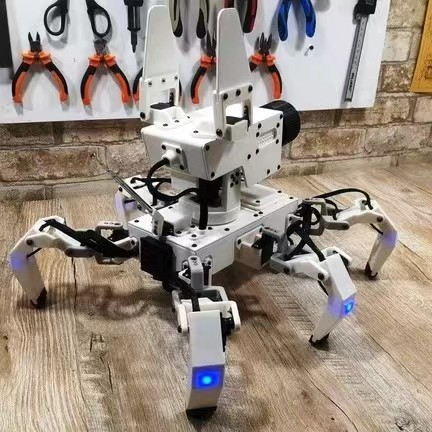
#> input picture Opencv/photo/01.jpg, 432 x 432 px
$ python opencv7.py
#> lines starting #> are read from the running program, lines starting #| are printed output that depends on the picture
""""
    图像的平滑处理 主要介绍了图像的滤波方式
    高频: 图像中变化剧烈的部分
    低频: 图像中变化缓慢 平坦的部分
    根据图像的高低频特征 设置高通和低通滤波器 高通滤波可以检测图像中尖锐变化明显的部分
        低通滤波可以让图像变得平滑 消除噪声干扰
    低通滤波部分 (图像平滑去噪)
    高通部分 (边缘检测)
    主要滤波方式
        线性滤波: 均值滤波 方框滤波 高斯滤波
        非线性滤波: 中值滤波
"""

import cv2
import numpy as np

img = cv2.imread("photo/01.jpg")
#> img is the input picture: shape (432, 432, 3); mean B, G, R 129.1, 140.8, 153.5
# 均值滤波 -----选取指定大小方框内的平均值
blur = cv2.blur(img, (3, 3))
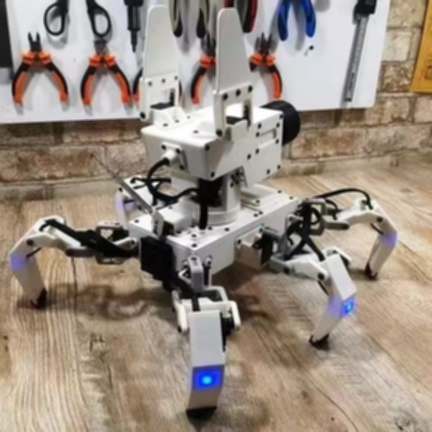
#> blur: shape (432, 432, 3); mean B, G, R 129.1, 140.8, 153.5
# 取 3*3的数据 进行累加均值求和 可以看到下面图片左边噪声明显 右边是用均值滤波平滑处理的结果
res1 = np.hstack((img, blur))
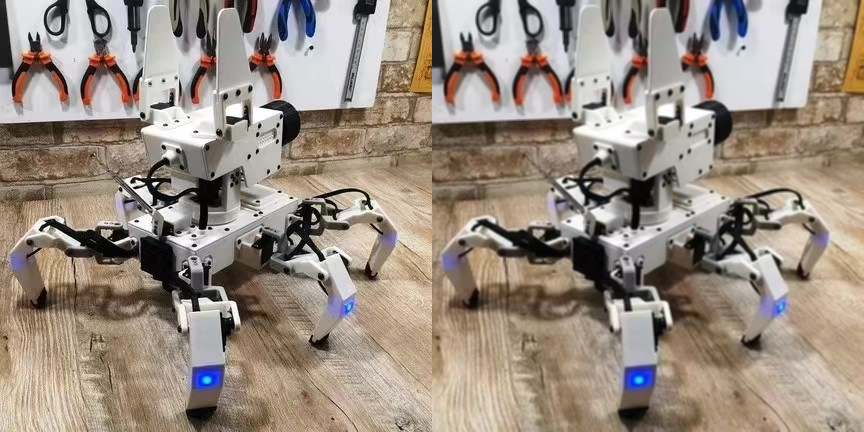
#> res1: shape (432, 864, 3); mean B, G, R 129.1, 140.8, 153.5
# cv2.imshow("res1", res1)


# 方框滤波 -----基本和均值一样 可以选择归一化
# 归一化 (3,3)的9个数加起来/9 是True的情况 和均值滤波基本一样
box1 = cv2.boxFilter(img, -1, (3, 3), normalize=True)
# 不选择归一化 是False的情况 则是不/9 那么容易越界 相加的和如果大于255 则会被定为255(白色)
box2 = cv2.boxFilter(img, -1, (3, 3), normalize=False)
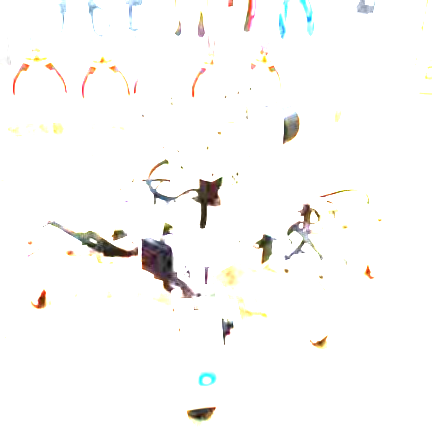
#> box2: shape (432, 432, 3); mean B, G, R 248.5, 249.7, 250.3
res2 = np.hstack((img, box1, box2))
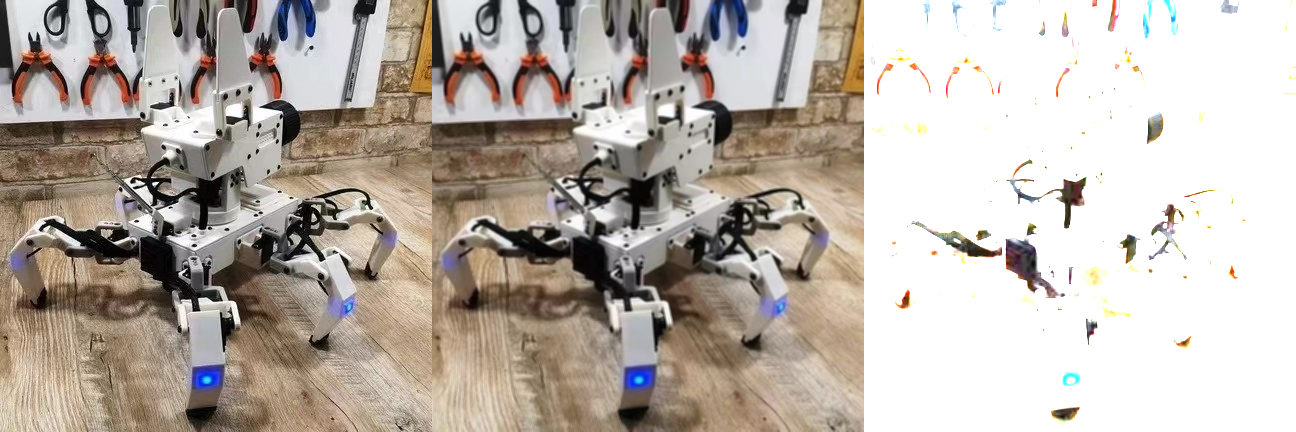
#> res2: shape (432, 1296, 3); mean B, G, R 168.9, 177.1, 185.8
# cv2.imshow("res2", res2)


# 高斯滤波 -----高斯模糊的卷积核里的数值是满足高斯分布的 相当于更重视中间的
aussian = cv2.GaussianBlur(img, (3, 3), 1)
# 在(3*3)中 更重视正离中间更近的 75 113 104 24 的值 给权重0.8 离得比较远的四个角点的值121 78 235 154  给权重0.6
# 计算为 [204 + (121+78+154+235)*0.6 + (75+113+104+24)*0.8]/9
"""
    121  75  78
     24 204 113
    154 104 235
"""
res3 = np.hstack((img, aussian))
# cv2.imshow("res3", res3)


# 中值滤波-----相当于用中间值代替 上面(3*3)里面  24 75 78 104   113  121 154 204 235
# 中值滤波直接选用九个值的中间值 113
median = cv2.medianBlur(img, 5)
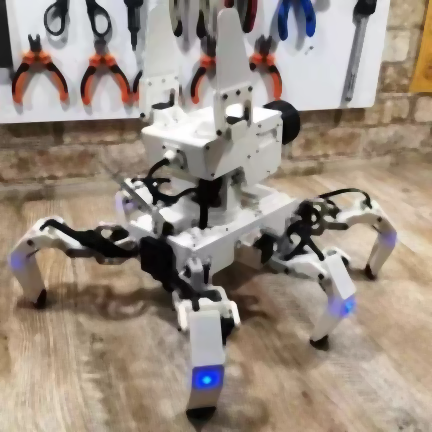
#> median: shape (432, 432, 3); mean B, G, R 129.5, 141.3, 154
res4 = np.hstack((img, median))
# cv2.imshow("res4", res4)

res5 = np.hstack((blur, aussian, median))
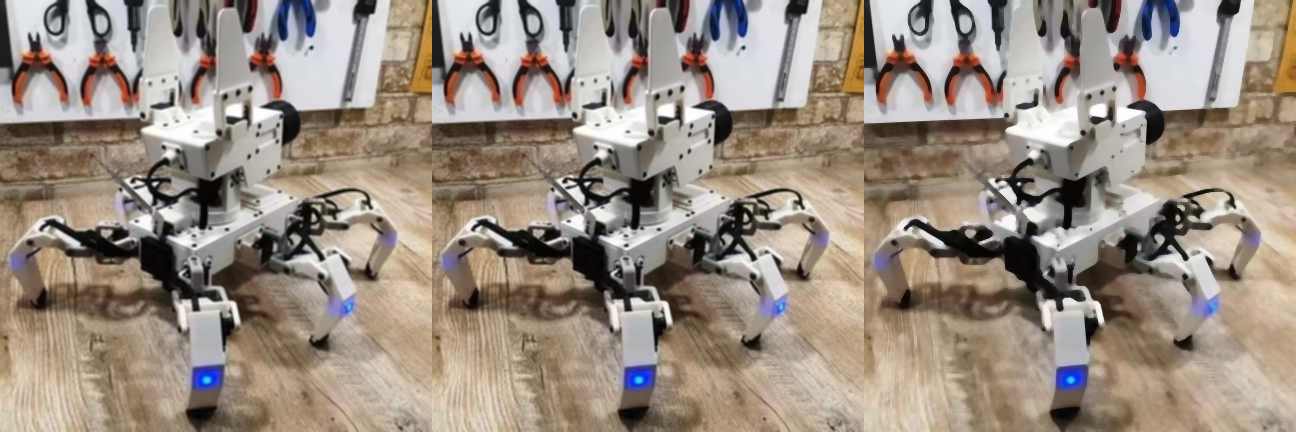
#> res5: shape (432, 1296, 3); mean B, G, R 129.2, 141, 153.7

cv2.imshow("res5", res5)
cv2.waitKey(0)  # 等待时间,毫秒级,0表示可以任意键结束
cv2.destroyAllWindows()
